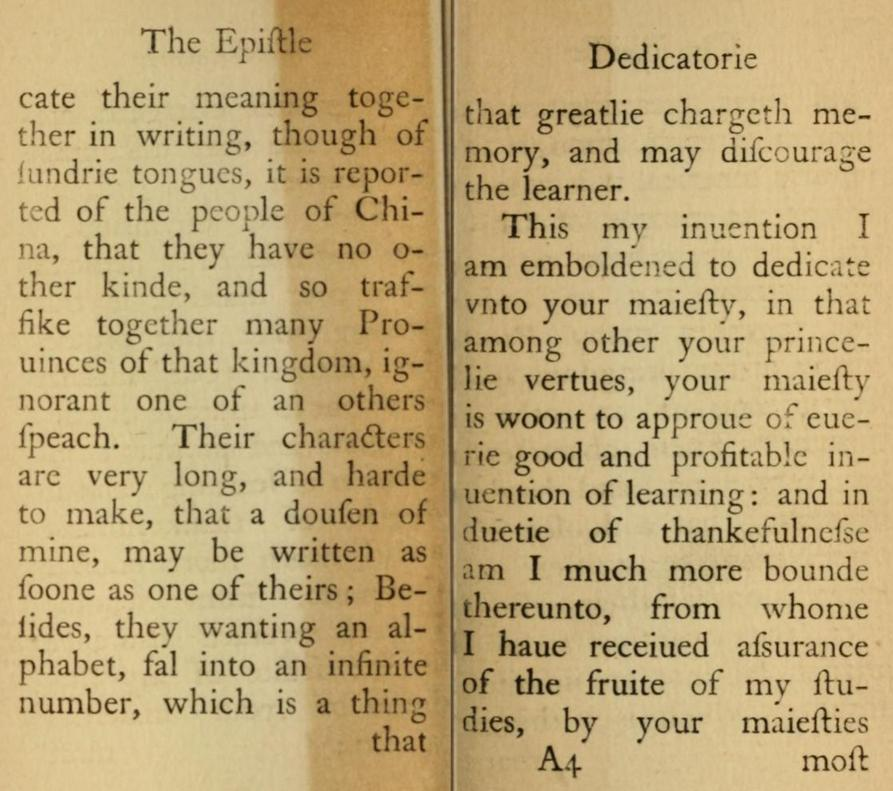
#> input picture book.jpg, 893 x 791 px, found by its file name
$ python adaptive_thresholding.py
#> lines starting #> are read from the running program, lines starting #| are printed output that depends on the picture; after the words box and inside, x2 and y2 are one past the last pixel; in counts of white or black regions, pixels touching at a corner belong together
import cv2

img=cv2.imread(r"C:\Users\Parents Gift\Desktop\roboAI\opencv_demo-main\image_basics_py\book.jpg")
#> img is the input picture: shape (791, 893, 3); mean B, G, R 119.8, 167.3, 190
gray_img = cv2.cvtColor(img, cv2.COLOR_BGR2GRAY)
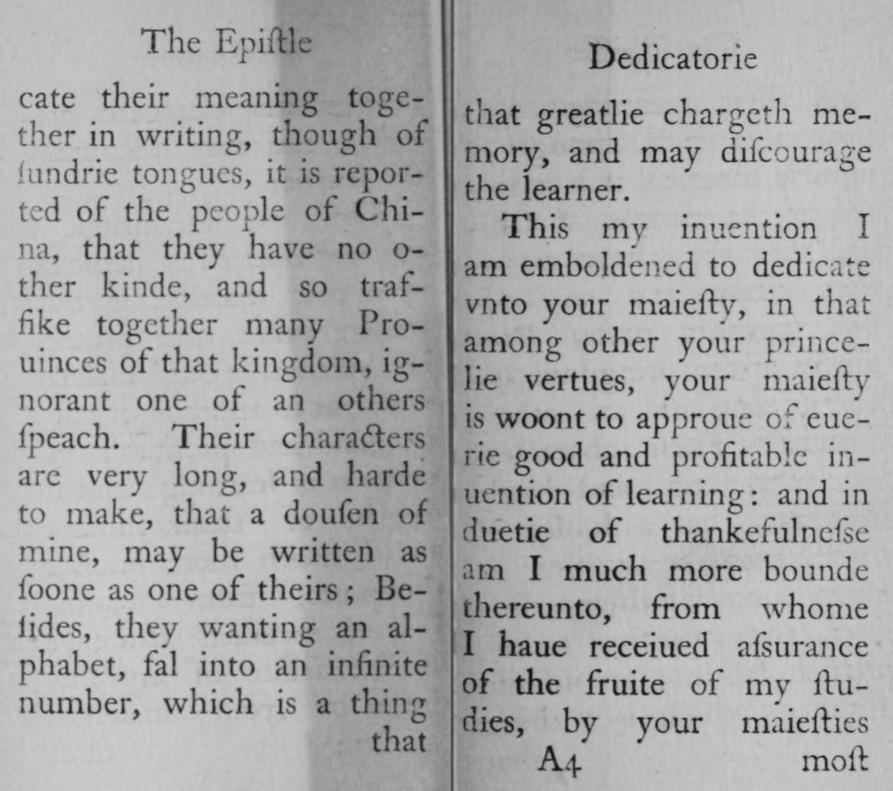
#> gray_img: shape (791, 893); min 12, max 215, mean 168.7
cv2.imshow("GrayImage", gray_img)
cv2.waitKey()

gauss_blur=cv2.GaussianBlur(gray_img,(9,9),6)
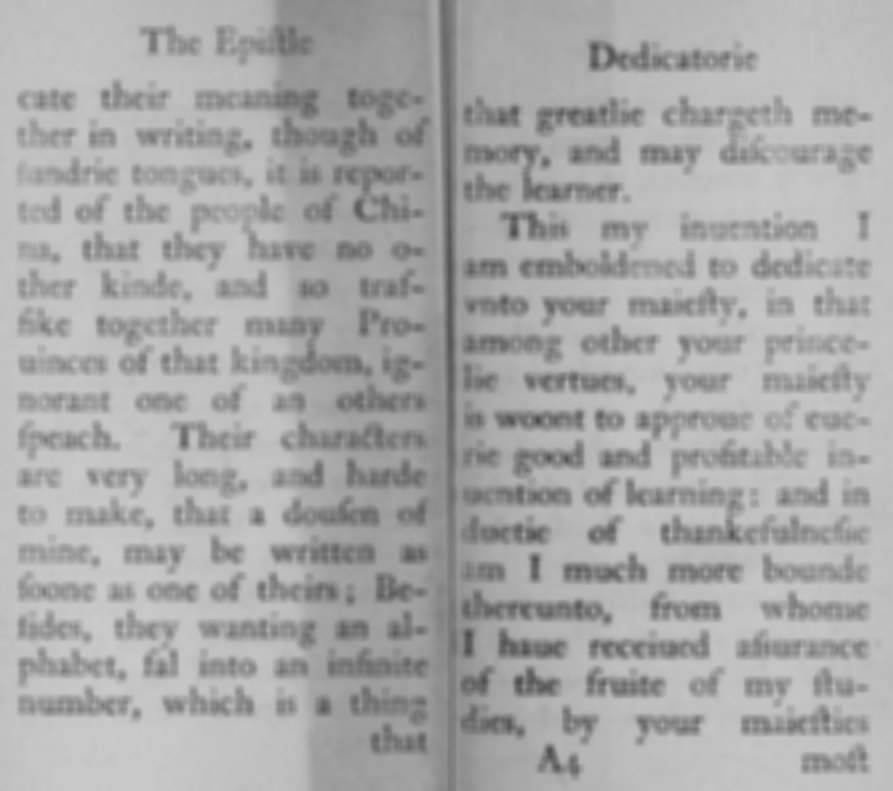
#> gauss_blur: shape (791, 893); min 71, max 203, mean 168.7
cv2.imshow("GAUSSIAN BLUR",gauss_blur)
cv2.waitKey()

adaptive = cv2.adaptiveThreshold(gauss_blur, 255, cv2.ADAPTIVE_THRESH_MEAN_C, cv2.THRESH_BINARY_INV, 11, 5)
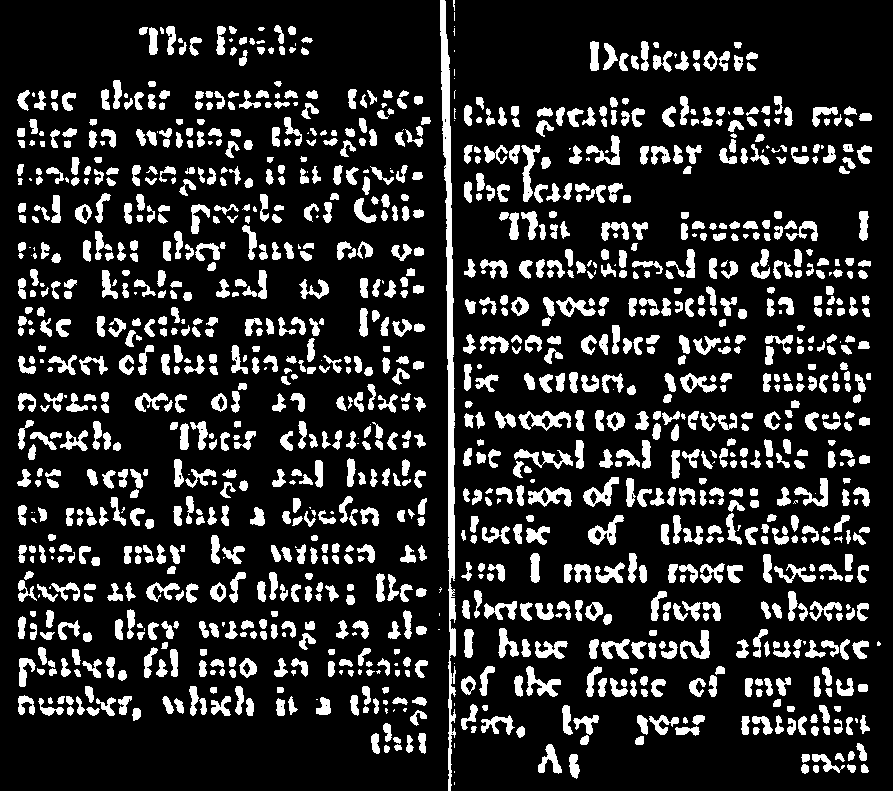
#> adaptive: shape (791, 893); 16.8% white; 1248 white regions (107 under 20 px), largest, box (x1, y1, x2, y2) and area: (440, 0, 456, 791) 4709, (518, 411, 571, 431) 514, (528, 487, 572, 507) 464

cv2.imshow("thresholded image",adaptive)
cv2.imwrite("adaptive.jpg",adaptive)
#print("threshold value is : ",thresh)
cv2.waitKey()
